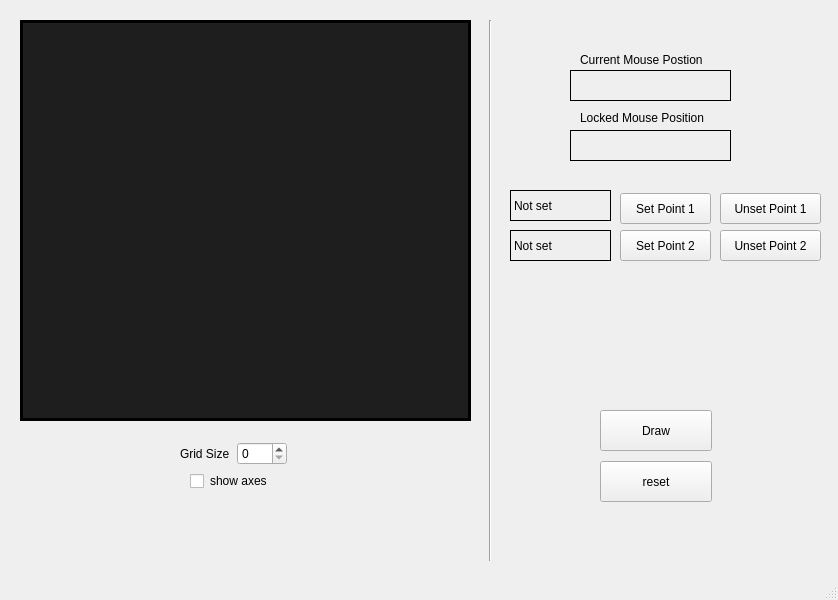
<?xml version="1.0" encoding="UTF-8"?>
<ui version="4.0">
 <class>MainWindow</class>
 <widget class="QMainWindow" name="MainWindow">
  <property name="geometry">
   <rect>
    <x>0</x>
    <y>0</y>
    <width>838</width>
    <height>600</height>
   </rect>
  </property>
  <property name="windowTitle">
   <string>MainWindow</string>
  </property>
  <widget class="QWidget" name="centralwidget">
   <widget class="Line" name="line">
    <property name="geometry">
     <rect>
      <x>480</x>
      <y>20</y>
      <width>20</width>
      <height>541</height>
     </rect>
    </property>
    <property name="orientation">
     <enum>Qt::Vertical</enum>
    </property>
   </widget>
   <widget class="QPushButton" name="draw">
    <property name="geometry">
     <rect>
      <x>600</x>
      <y>410</y>
      <width>112</width>
      <height>41</height>
     </rect>
    </property>
    <property name="text">
     <string>Draw</string>
    </property>
   </widget>
   <widget class="QPushButton" name="reset">
    <property name="geometry">
     <rect>
      <x>600</x>
      <y>461</y>
      <width>112</width>
      <height>41</height>
     </rect>
    </property>
    <property name="text">
     <string>reset</string>
    </property>
   </widget>
   <widget class="my_label" name="frame">
    <property name="enabled">
     <bool>true</bool>
    </property>
    <property name="geometry">
     <rect>
      <x>20</x>
      <y>20</y>
      <width>451</width>
      <height>401</height>
     </rect>
    </property>
    <property name="mouseTracking">
     <bool>true</bool>
    </property>
    <property name="autoFillBackground">
     <bool>false</bool>
    </property>
    <property name="styleSheet">
     <string notr="true">background-color: rgb(30, 30, 30) </string>
    </property>
    <property name="frameShape">
     <enum>QFrame::Box</enum>
    </property>
    <property name="frameShadow">
     <enum>QFrame::Plain</enum>
    </property>
    <property name="lineWidth">
     <number>3</number>
    </property>
    <property name="text">
     <string/>
    </property>
   </widget>
   <widget class="QCheckBox" name="show_axes">
    <property name="geometry">
     <rect>
      <x>190</x>
      <y>470</y>
      <width>86</width>
      <height>22</height>
     </rect>
    </property>
    <property name="styleSheet">
     <string notr="true">QCheckBox::indicator {
    background: none;
}</string>
    </property>
    <property name="text">
     <string>show axes</string>
    </property>
   </widget>
   <widget class="QLabel" name="label">
    <property name="geometry">
     <rect>
      <x>580</x>
      <y>50</y>
      <width>139</width>
      <height>20</height>
     </rect>
    </property>
    <property name="text">
     <string>Current Mouse Postion</string>
    </property>
   </widget>
   <widget class="QLabel" name="mouse_position">
    <property name="geometry">
     <rect>
      <x>570</x>
      <y>70</y>
      <width>161</width>
      <height>31</height>
     </rect>
    </property>
    <property name="frameShape">
     <enum>QFrame::Panel</enum>
    </property>
    <property name="text">
     <string/>
    </property>
   </widget>
   <widget class="QLabel" name="label_2">
    <property name="geometry">
     <rect>
      <x>580</x>
      <y>110</y>
      <width>139</width>
      <height>16</height>
     </rect>
    </property>
    <property name="text">
     <string>Locked Mouse Position</string>
    </property>
   </widget>
   <widget class="QWidget" name="horizontalLayoutWidget">
    <property name="geometry">
     <rect>
      <x>180</x>
      <y>440</y>
      <width>107</width>
      <height>27</height>
     </rect>
    </property>
    <layout class="QHBoxLayout" name="horizontalLayout_2">
     <item>
      <widget class="QLabel" name="label_3">
       <property name="text">
        <string>Grid Size</string>
       </property>
      </widget>
     </item>
     <item>
      <widget class="QSpinBox" name="grid_size"/>
     </item>
    </layout>
   </widget>
   <widget class="QLabel" name="locked_position">
    <property name="geometry">
     <rect>
      <x>570</x>
      <y>130</y>
      <width>161</width>
      <height>31</height>
     </rect>
    </property>
    <property name="frameShape">
     <enum>QFrame::Panel</enum>
    </property>
    <property name="text">
     <string/>
    </property>
   </widget>
   <widget class="QPushButton" name="set_p1">
    <property name="geometry">
     <rect>
      <x>620</x>
      <y>193</y>
      <width>91</width>
      <height>31</height>
     </rect>
    </property>
    <property name="text">
     <string>Set Point 1</string>
    </property>
   </widget>
   <widget class="QPushButton" name="set_p2">
    <property name="enabled">
     <bool>true</bool>
    </property>
    <property name="geometry">
     <rect>
      <x>620</x>
      <y>230</y>
      <width>91</width>
      <height>31</height>
     </rect>
    </property>
    <property name="text">
     <string>Set Point 2</string>
    </property>
   </widget>
   <widget class="QLabel" name="p1_label">
    <property name="geometry">
     <rect>
      <x>510</x>
      <y>190</y>
      <width>101</width>
      <height>31</height>
     </rect>
    </property>
    <property name="frameShape">
     <enum>QFrame::Box</enum>
    </property>
    <property name="text">
     <string>Not set</string>
    </property>
   </widget>
   <widget class="QLabel" name="p2_label">
    <property name="geometry">
     <rect>
      <x>510</x>
      <y>230</y>
      <width>101</width>
      <height>31</height>
     </rect>
    </property>
    <property name="frameShape">
     <enum>QFrame::Box</enum>
    </property>
    <property name="text">
     <string>Not set</string>
    </property>
   </widget>
   <widget class="QPushButton" name="unset_p2">
    <property name="geometry">
     <rect>
      <x>720</x>
      <y>230</y>
      <width>101</width>
      <height>31</height>
     </rect>
    </property>
    <property name="text">
     <string>Unset Point 2</string>
    </property>
   </widget>
   <widget class="QPushButton" name="unset_p1">
    <property name="enabled">
     <bool>true</bool>
    </property>
    <property name="geometry">
     <rect>
      <x>720</x>
      <y>193</y>
      <width>101</width>
      <height>31</height>
     </rect>
    </property>
    <property name="text">
     <string>Unset Point 1</string>
    </property>
   </widget>
  </widget>
  <widget class="QMenuBar" name="menubar">
   <property name="geometry">
    <rect>
     <x>0</x>
     <y>0</y>
     <width>838</width>
     <height>22</height>
    </rect>
   </property>
  </widget>
  <widget class="QStatusBar" name="statusbar"/>
 </widget>
 <customwidgets>
  <customwidget>
   <class>my_label</class>
   <extends>QLabel</extends>
   <header location="global">my_label.h</header>
  </customwidget>
 </customwidgets>
 <resources/>
 <connections/>
</ui>
